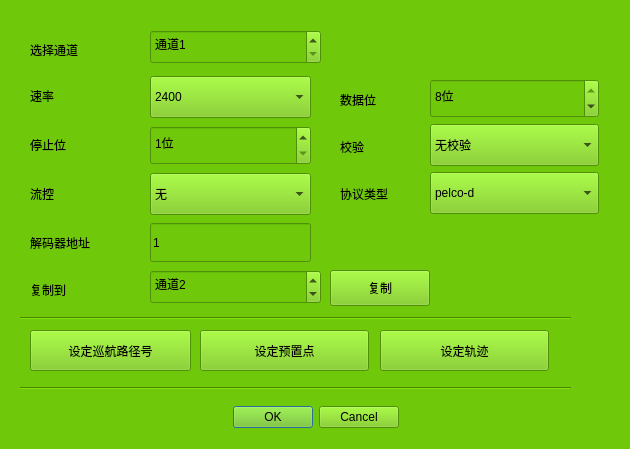
<ui version="4.0" >
 <class>frm_yuntaisettings</class>
 <widget class="QWidget" name="frm_yuntaisettings" >
  <property name="geometry" >
   <rect>
    <x>0</x>
    <y>0</y>
    <width>630</width>
    <height>449</height>
   </rect>
  </property>
  <property name="windowTitle" >
   <string>云台设置</string>
  </property>
  <property name="styleSheet" >
   <string notr="true" >font: 12pt "WenQuanYi Zen Hei";
background-color: rgb(112, 200, 11);</string>
  </property>
  <widget class="QSpinBox" name="spinBox_3" >
   <property name="geometry" >
    <rect>
     <x>150</x>
     <y>270</y>
     <width>171</width>
     <height>34</height>
    </rect>
   </property>
   <property name="suffix" >
    <string/>
   </property>
   <property name="prefix" >
    <string>通道</string>
   </property>
   <property name="minimum" >
    <number>1</number>
   </property>
   <property name="maximum" >
    <number>16</number>
   </property>
   <property name="value" >
    <number>2</number>
   </property>
  </widget>
  <widget class="QPushButton" name="pushButton" >
   <property name="geometry" >
    <rect>
     <x>330</x>
     <y>270</y>
     <width>100</width>
     <height>36</height>
    </rect>
   </property>
   <property name="text" >
    <string>复制</string>
   </property>
  </widget>
  <widget class="QDialogButtonBox" name="buttonBox" >
   <property name="geometry" >
    <rect>
     <x>210</x>
     <y>400</y>
     <width>189</width>
     <height>34</height>
    </rect>
   </property>
   <property name="standardButtons" >
    <set>QDialogButtonBox::Cancel|QDialogButtonBox::Ok</set>
   </property>
  </widget>
  <widget class="Line" name="line" >
   <property name="geometry" >
    <rect>
     <x>20</x>
     <y>380</y>
     <width>551</width>
     <height>16</height>
    </rect>
   </property>
   <property name="orientation" >
    <enum>Qt::Horizontal</enum>
   </property>
  </widget>
  <widget class="QLabel" name="label_7" >
   <property name="geometry" >
    <rect>
     <x>30</x>
     <y>270</y>
     <width>71</width>
     <height>39</height>
    </rect>
   </property>
   <property name="text" >
    <string>复制到</string>
   </property>
  </widget>
  <widget class="QSpinBox" name="spinBox_2" >
   <property name="geometry" >
    <rect>
     <x>150</x>
     <y>30</y>
     <width>171</width>
     <height>34</height>
    </rect>
   </property>
   <property name="suffix" >
    <string/>
   </property>
   <property name="prefix" >
    <string>通道</string>
   </property>
   <property name="minimum" >
    <number>1</number>
   </property>
   <property name="maximum" >
    <number>16</number>
   </property>
   <property name="value" >
    <number>1</number>
   </property>
  </widget>
  <widget class="QComboBox" name="comboBox_3" >
   <property name="geometry" >
    <rect>
     <x>150</x>
     <y>76</y>
     <width>161</width>
     <height>42</height>
    </rect>
   </property>
   <property name="layoutDirection" >
    <enum>Qt::LeftToRight</enum>
   </property>
   <item>
    <property name="text" >
     <string>2400</string>
    </property>
   </item>
   <item>
    <property name="text" >
     <string>4800</string>
    </property>
   </item>
   <item>
    <property name="text" >
     <string>9600</string>
    </property>
   </item>
   <item>
    <property name="text" >
     <string>19200</string>
    </property>
   </item>
   <item>
    <property name="text" >
     <string>38400</string>
    </property>
   </item>
   <item>
    <property name="text" >
     <string>76800</string>
    </property>
   </item>
   <item>
    <property name="text" >
     <string>153600</string>
    </property>
   </item>
  </widget>
  <widget class="QLabel" name="label_8" >
   <property name="geometry" >
    <rect>
     <x>30</x>
     <y>221</y>
     <width>105</width>
     <height>43</height>
    </rect>
   </property>
   <property name="text" >
    <string>解码器地址</string>
   </property>
  </widget>
  <widget class="QLabel" name="label_6" >
   <property name="geometry" >
    <rect>
     <x>30</x>
     <y>123</y>
     <width>105</width>
     <height>43</height>
    </rect>
   </property>
   <property name="text" >
    <string>停止位</string>
   </property>
  </widget>
  <widget class="QLabel" name="label_9" >
   <property name="geometry" >
    <rect>
     <x>30</x>
     <y>74</y>
     <width>105</width>
     <height>43</height>
    </rect>
   </property>
   <property name="text" >
    <string>速率</string>
   </property>
  </widget>
  <widget class="QLabel" name="label_11" >
   <property name="geometry" >
    <rect>
     <x>30</x>
     <y>172</y>
     <width>105</width>
     <height>43</height>
    </rect>
   </property>
   <property name="text" >
    <string>流控</string>
   </property>
  </widget>
  <widget class="QComboBox" name="comboBox_8" >
   <property name="geometry" >
    <rect>
     <x>150</x>
     <y>173</y>
     <width>161</width>
     <height>42</height>
    </rect>
   </property>
   <property name="layoutDirection" >
    <enum>Qt::LeftToRight</enum>
   </property>
   <item>
    <property name="text" >
     <string>无</string>
    </property>
   </item>
  </widget>
  <widget class="QLabel" name="label_16" >
   <property name="geometry" >
    <rect>
     <x>30</x>
     <y>30</y>
     <width>84</width>
     <height>39</height>
    </rect>
   </property>
   <property name="text" >
    <string>选择通道</string>
   </property>
  </widget>
  <widget class="QSpinBox" name="spinBox_4" >
   <property name="geometry" >
    <rect>
     <x>150</x>
     <y>126</y>
     <width>161</width>
     <height>39</height>
    </rect>
   </property>
   <property name="suffix" >
    <string>位</string>
   </property>
   <property name="prefix" >
    <string/>
   </property>
   <property name="minimum" >
    <number>1</number>
   </property>
   <property name="maximum" >
    <number>8</number>
   </property>
   <property name="singleStep" >
    <number>1</number>
   </property>
   <property name="value" >
    <number>1</number>
   </property>
  </widget>
  <widget class="QSpinBox" name="spinBox_5" >
   <property name="geometry" >
    <rect>
     <x>430</x>
     <y>79</y>
     <width>169</width>
     <height>39</height>
    </rect>
   </property>
   <property name="suffix" >
    <string>位</string>
   </property>
   <property name="prefix" >
    <string/>
   </property>
   <property name="minimum" >
    <number>1</number>
   </property>
   <property name="maximum" >
    <number>8</number>
   </property>
   <property name="singleStep" >
    <number>1</number>
   </property>
   <property name="value" >
    <number>8</number>
   </property>
  </widget>
  <widget class="QLabel" name="label_10" >
   <property name="geometry" >
    <rect>
     <x>340</x>
     <y>79</y>
     <width>84</width>
     <height>41</height>
    </rect>
   </property>
   <property name="text" >
    <string>数据位</string>
   </property>
  </widget>
  <widget class="QComboBox" name="comboBox_9" >
   <property name="geometry" >
    <rect>
     <x>430</x>
     <y>124</y>
     <width>169</width>
     <height>42</height>
    </rect>
   </property>
   <property name="layoutDirection" >
    <enum>Qt::LeftToRight</enum>
   </property>
   <item>
    <property name="text" >
     <string>无校验</string>
    </property>
   </item>
   <item>
    <property name="text" >
     <string>奇校验</string>
    </property>
   </item>
   <item>
    <property name="text" >
     <string>偶校验</string>
    </property>
   </item>
  </widget>
  <widget class="QLabel" name="label_12" >
   <property name="geometry" >
    <rect>
     <x>340</x>
     <y>126</y>
     <width>84</width>
     <height>41</height>
    </rect>
   </property>
   <property name="text" >
    <string>校验</string>
   </property>
  </widget>
  <widget class="QLabel" name="label_13" >
   <property name="geometry" >
    <rect>
     <x>340</x>
     <y>173</y>
     <width>84</width>
     <height>41</height>
    </rect>
   </property>
   <property name="text" >
    <string>协议类型</string>
   </property>
  </widget>
  <widget class="QComboBox" name="comboBox_10" >
   <property name="geometry" >
    <rect>
     <x>430</x>
     <y>172</y>
     <width>169</width>
     <height>42</height>
    </rect>
   </property>
   <item>
    <property name="text" >
     <string>pelco-d</string>
    </property>
   </item>
  </widget>
  <widget class="QLineEdit" name="lineEdit" >
   <property name="geometry" >
    <rect>
     <x>150</x>
     <y>223</y>
     <width>161</width>
     <height>39</height>
    </rect>
   </property>
   <property name="text" >
    <string>1</string>
   </property>
  </widget>
  <widget class="QPushButton" name="pushButton_2" >
   <property name="geometry" >
    <rect>
     <x>200</x>
     <y>330</y>
     <width>169</width>
     <height>41</height>
    </rect>
   </property>
   <property name="text" >
    <string>设定预置点</string>
   </property>
  </widget>
  <widget class="QPushButton" name="pushButton_3" >
   <property name="geometry" >
    <rect>
     <x>380</x>
     <y>330</y>
     <width>169</width>
     <height>41</height>
    </rect>
   </property>
   <property name="text" >
    <string>设定轨迹</string>
   </property>
  </widget>
  <widget class="QPushButton" name="pushButton_4" >
   <property name="geometry" >
    <rect>
     <x>30</x>
     <y>330</y>
     <width>161</width>
     <height>41</height>
    </rect>
   </property>
   <property name="text" >
    <string>设定巡航路径号</string>
   </property>
  </widget>
  <widget class="Line" name="line_2" >
   <property name="geometry" >
    <rect>
     <x>20</x>
     <y>310</y>
     <width>551</width>
     <height>16</height>
    </rect>
   </property>
   <property name="orientation" >
    <enum>Qt::Horizontal</enum>
   </property>
  </widget>
 </widget>
 <resources/>
 <connections/>
</ui>
